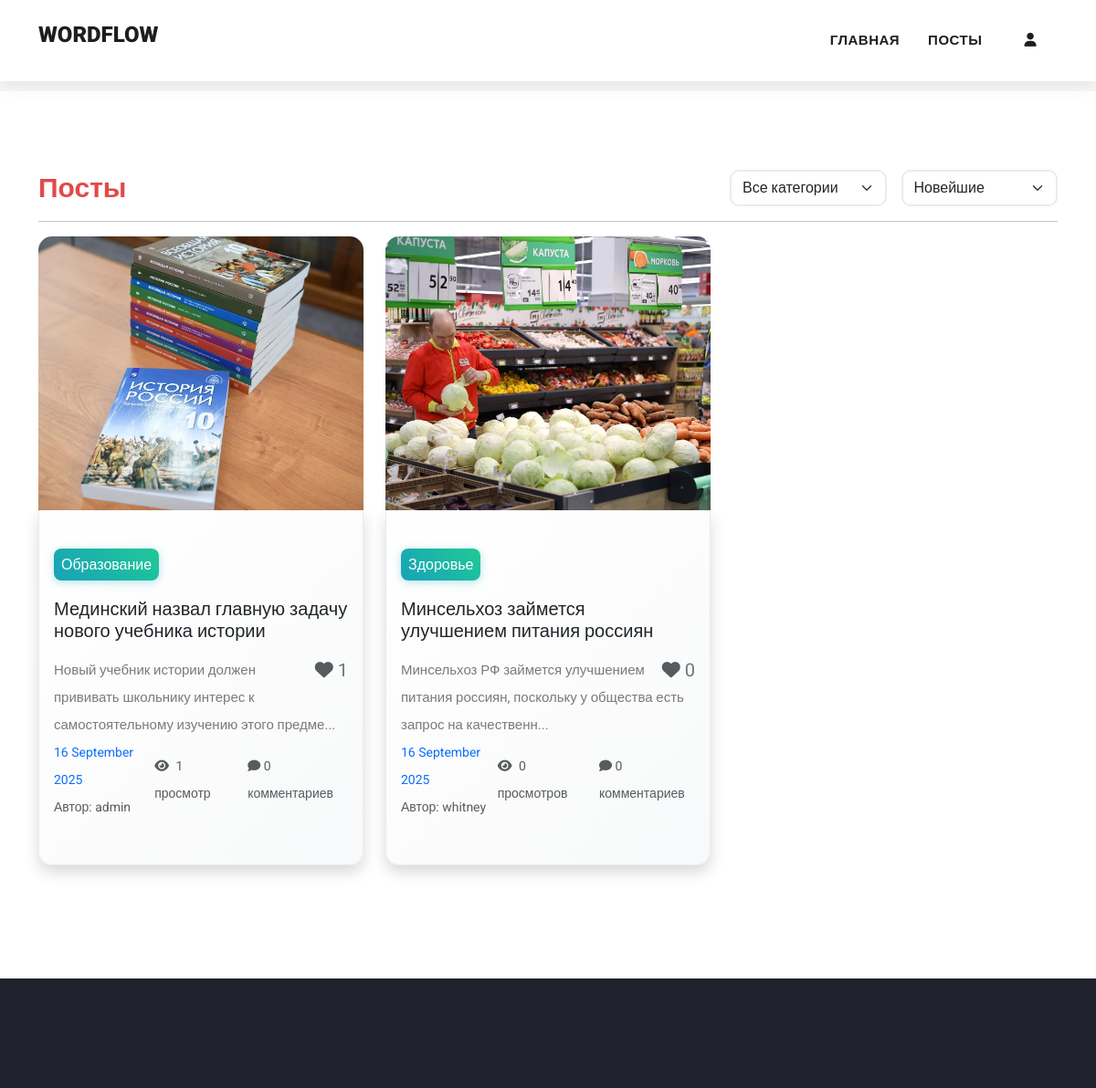
Before: / with the older database file.
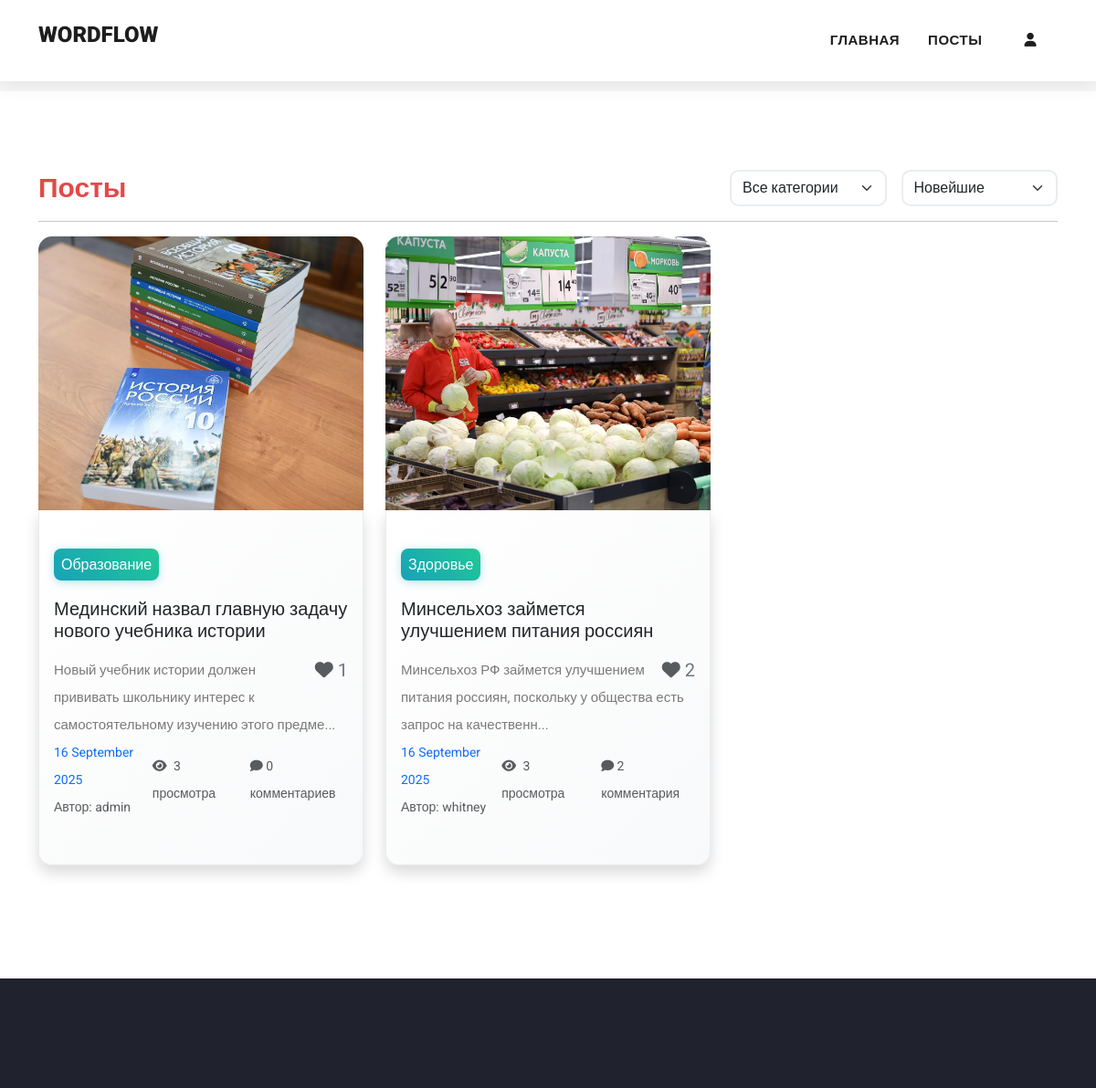
After: the same page with the newer database file.
### wordflow/models.py (models this page shows, shortened)
class Post(models.Model):
    postname = models.CharField(max_length=600)
    category = models.CharField(max_length=600)  # Временно оставляем как CharField
    category_obj = models.ForeignKey(Category, on_delete=models.SET_NULL, null=True, blank=True)  # Новое поле для связи
    image = models.ImageField(upload_to='images/posts', blank=False, null=False)
    content = RichTextField()
    time = models.CharField(default=time, max_length=100, blank=True)
    likes = models.IntegerField(null=True, blank=True, default=0)
    views = models.IntegerField(default=0)  # Общее количество просмотров
    user = models.ForeignKey(User, on_delete=models.CASCADE, related_name='authored_posts')
    editors = models.ManyToManyField(User, through='PostEditor', through_fields=('post', 'user'), related_name='editable_posts', blank=True)
    viewed_by = models.ManyToManyField(User, through='PostView', related_name='viewed_posts')
    liked_by = models.ManyToManyField(User, through='PostLike', related_name='liked_posts')
    def get_category_name(self):
        if self.category_obj:
            return self.category_obj.name
        return self.category or "Без категории"

class Category(models.Model):
    name = models.CharField(max_length=100, unique=True)
    description = models.TextField(blank=True, null=True)
    created_at = models.DateTimeField(auto_now_add=True)
    class Meta:
        verbose_name_plural = "Categories"
        ordering = ['name']

### wordflow/views.py (the view, shortened to what this page needs)
# urls.py: path("",views.index,name="index"),
def index(request):
    from .models import Category, Comment
    from django.db.models import Count
    from django.core.paginator import Paginator
    sort_by = request.GET.get('sort', 'newest')
    category_filter = request.GET.get('category')
    page_number = request.GET.get('page', 1)
    print(f"DEBUG INDEX: All GET parameters: {dict(request.GET)}")
    print(f"DEBUG INDEX: sort_by = '{sort_by}'")
    print(f"DEBUG INDEX: category_filter = '{category_filter}'")
    print(f"DEBUG INDEX: page_number = '{page_number}'")
    user_posts = Post.objects.filter(user_id=request.user.id).order_by("-id") if request.user.is_authenticated else Post.objects.none()
    main_posts = Post.objects.all()
    print(f"DEBUG INDEX: Applying sorting: {sort_by}")
    if sort_by == 'likes':
        main_posts = main_posts.annotate(num_likes=Count('liked_by', distinct=True)).order_by('-num_likes', '-id')
        print(f"DEBUG INDEX: Sorted by likes")
    elif sort_by == 'views':
        main_posts = main_posts.order_by('-views', '-id')
        print(f"DEBUG INDEX: Sorted by views")
    elif sort_by == 'comments':
        main_posts = main_posts.annotate(num_comments=Count('comment', distinct=True)).order_by('-num_comments', '-id')
        print(f"DEBUG INDEX: Sorted by comments - found {main_posts.count()} posts")
    else:  # newest
        main_posts = main_posts.order_by('-id')
        print(f"DEBUG INDEX: Sorted by newest (default)")
    print(f"DEBUG INDEX: Final posts count: {main_posts.count()}")
    paginator = Paginator(main_posts, 12)
    page_obj = paginator.get_page(page_number)
    return render(request, "index.html", {
        'posts': user_posts[:3],
        'top_posts': page_obj,
        'page_obj': page_obj,
        'categories': Category.objects.all(),
        'current_sort': sort_by,
        'current_category': category_filter,
        'user': request.user,
        'media_url': settings.MEDIA_URL
    })

### wordflow/templatetags/post_extras.py (called while the page is built)
@register.filter
def comment_count_text(post):
    count = Comment.objects.filter(post=post).count()
    return pluralize_russian(count, 'комментарий', 'комментария', 'комментариев')

@register.filter
def views_count_text(views):
    return pluralize_russian(views, 'просмотр', 'просмотра', 'просмотров')

def pluralize_russian(count, form1, form2, form5):
    if count % 10 == 1 and count % 100 != 11:
        return f"{count} {form1}"
    elif 2 <= count % 10 <= 4 and (count % 100 < 10 or count % 100 >= 20):
        return f"{count} {form2}"
    else:
        return f"{count} {form5}"

### templates/index.html (shortened to what this page needs)
{% load static %}
{% load post_extras %}
<!DOCTYPE html>
<html lang="en">
<head>
  <link href="https://cdn.jsdelivr.net/npm/bootstrap@5.3.0-alpha3/dist/css/bootstrap.min.css" rel="stylesheet"
>
  <link href="{% static 'vendor/bootstrap/css/bootstrap.min.css' %}" rel="stylesheet">
  <link href="https://cdn.jsdelivr.net/npm/bootstrap@5.3.1/dist/css/bootstrap.min.css" rel="stylesheet"
>
</head>
<link rel="stylesheet" href="{% static 'assets/css/fontawesome.css' %}">
<link rel="stylesheet" href="https://cdnjs.cloudflare.com/ajax/libs/font-awesome/6.4.2/css/all.min.css">
<link rel="stylesheet" href="{% static 'assets/css/templatemo-stand-blog.css' %}">
<link rel="stylesheet" href="{% static 'assets/css/owl.css' %}">
<link rel="stylesheet" href="{% static 'assets/css/styles.css' %}">
</head>
<body>
  {%include 'header.html'%}
  <section class="blog-posts">
    <div class="container">
      <div class="d-flex justify-content-between align-items-center mb-3">
        <h3 class="mb-0" style="color: rgb(227, 73, 73); font-size: 30px; font-weight: bold;">Посты</h3>
        <form method="GET" action="{% url 'index' %}" class="d-flex gap-3" id="filterForm">
          <select class="form-select" name="category" onchange="submitWithScroll()">
            <option value="">Все категории</option>
          </select>
          <select class="form-select" name="sort" onchange="submitWithScroll()">
            <option value="newest" {% if current_sort == "newest" %}selected{% endif %}>Новейшие</option>
          </select>
        </form>
      </div>
      <hr>
      <div class="row">
        <div class="col-lg-12">
          <div class="all-blog-posts">
            <div class="row">
              {% for post in top_posts %}
              <div class="col-lg-4 col-md-6 col-sm-6 col-12 mb-4 blog-post" onclick="window.location.href='{% url 'post' post.id %}'" style="cursor: pointer;">
                <img src="{{media_url}}{{post.image}}" alt="" class="img-fluid" width="100%">
                <div class="px-3 py-5 shadow">
                  <div class="text-decoration-none text-dark mb-3">
                    <span class="text-white bg-info text-center rounded-3 mt-5"
                      style="padding: 8px;">{{post.get_category_name}}</span>
                    <h5 class="mt-4">{{post.postname}}</h5>
                  </div>
                  {% if user.is_authenticated %}
                  <form method="post" action="{% url 'toggle_like' post.id %}" class="like-form" data-post-id="{{post.id}}" onclick="event.stopPropagation();">
                    {% csrf_token %}
                    <button class="float-right small like-btn" type="submit"
                      style="border: none; background: transparent; font-size: 20px;"
                      title="{%if post|is_liked_by:user%}Убрать лайк{%else%}Поставить лайк{%endif%}">
                      <i class="fa fa-heart {% if post|is_liked_by:user %}text-danger{% else %}text-muted{% endif %}"></i>
                      <span class="likes-count">{{post.likes}}</span>
                    </button>
                  </form>
                  {% else %}
                  <div class="float-right small" style="font-size: 20px; color: #6c757d;">
                    <i class="fa fa-heart text-muted"></i>
                    <span>{{post.likes}}</span>
                  </div>
                  {% endif %}
                  <p class="mt-2">{{post.content|safe|slice:"0:100"}}...</p>
                  <div class="d-flex justify-content-between align-items-center">
                    <div>
                      <p class="small text-primary mb-0">{{post.time}} </p>
                      <p class="small text-muted mb-0">Автор: {{ post.user.username }}</p>
                    </div>
                    <div class="d-flex align-items-center gap-3">
                      <p class="small text-muted mb-0"><span class="view-icon"><i class="fas fa-eye"></i><noscript>👁</noscript></span> {{post.views|views_count_text}}</p>
                      <p class="small text-muted mb-0"><i class="fa fa-comment"></i> {{post|comment_count_text}}</p>
                    </div>
                  </div>
                </div>
              </div>
              {% endfor %}
            </div>
          </div>
        </div>
      </div>
    </div>
  </section>
  {% include 'footer.html' %}
</body>
</html>

### templates/header.html (shortened to what this page needs)
<header class="">
  <nav class="navbar navbar-expand-lg bg-white">
    <div class="container">
      <a class="navbar-brand" href="{% url 'index' %}">
        <h2>WordFlow</h2>
      </a>
      <div class="collapse navbar-collapse" id="navbarResponsive">
        <ul class="navbar-nav ml-auto">
          <li>
            <a class="nav-link" href="{% url 'index' %}">Главная
            </a>
          </li>
          <li class="nav-item">
            <a class="nav-link" href="{% url 'blog' %}">Посты</a>
          </li>
          {% if user.is_authenticated %}
          {% load post_extras %}
          {% else %}
          <li class="nav-item">
            <a class="nav-link" href="{% url 'signin' %}"><i class="fa fa-user"></i></a>
          </li>
          {% endif %}
        </ul>
      </div>
    </div>
  </nav>
</header>
<div class="main-banner header-text">
  <div class="container-fluid">
    <div class="owl-banner owl-carousel">
    </div>
  </div>
</div>

### templates/footer.html (shortened to what this page needs)
<footer>
</footer>

### static/assets/css/templatemo-stand-blog.css (style rules this page uses)
body { font-family: 'Roboto', sans-serif; overflow-x: hidden; text-rendering: optimizeLegibility; -webkit-font-smoothing: antialiased; -moz-osx-font-smoothing: grayscale; }
p { margin-bottom: 0px; font-size: 15px; font-weight: 400; color: #7a7a7a; line-height: 30px; }
a { text-decoration: none!important; }
ul { padding: 0; margin: 0; list-style: none; }
h1,h2,h3,h4,h5,h6 { margin: 0px; }
header { position: absolute; z-index: 99999; width: 100%; height: 100px; background-color: #f7f7f7; -webkit-transition: all 0.3s ease-in-out 0s; -moz-transition: all 0.3s ease-in-out 0s; -o-transition: all 0.3s ease-in-out 0s; transition: all 0.3s ease-in-out 0s; }
header .navbar { padding: 25px 0px; }
.navbar .navbar-brand { float: left; margin-top: -12px; outline: none; }
.navbar .navbar-brand h2 { color: #1e1e1e; text-transform: uppercase; font-size: 24px; font-weight: 900; -webkit-transition: all .3s ease 0s; -moz-transition: all .3s ease 0s; -o-transition: all .3s ease 0s; transition: all .3s ease 0s; }
#navbarResponsive { z-index: 999; }
.navbar-collapse { text-align: center; }
.navbar .navbar-nav .nav-item { margin: 0px 15px; }
.navbar .navbar-nav a.nav-link { text-transform: capitalize; font-size: 15px; font-weight: 800; text-transform: uppercase; letter-spacing: 0.5px; color: #1e1e1e; transition: all 0.3s; }
.main-banner .container-fluid { padding: 0px 10px; margin-bottom: -24px; }
.owl-banner { padding-top: 110px; }
.blog-posts { margin-top: 100px; }
.blog-posts .blog-post { margin-bottom: 30px; }
footer { margin-top: 100px; text-align: center; background-color: #20232e; padding: 60px 0px; }

### static/assets/css/styles.css (style rules this page uses)
.blog-posts .blog-post img, .blog-post img { height: 300px; }

### templates/index.html (style rules this page uses)
.view-icon i { margin-right: 4px; color: inherit; }
.blog-post { transition: all 0.3s ease; cursor: pointer; }
.blog-post img { transition: all 0.3s ease; border-radius: 15px 15px 0 0; object-fit: cover; }
.blog-post .shadow { border-radius: 0 0 15px 15px; background: linear-gradient(135deg, #ffffff 0%, #f8f9fa 100%); border: 1px solid #e9ecef; border-top: none; transition: all 0.3s ease; }
body { opacity: 0; animation: fadeIn 0.5s ease-in forwards; }
h3, h5 { transition: color 0.3s ease; }
.blog-post .bg-info { background: linear-gradient(45deg, #17a2b8, #20c997) !important; transition: all 0.3s ease; box-shadow: 0 2px 10px rgba(23, 162, 184, 0.3); }
.form-select { transition: all 0.3s ease; border-radius: 10px; border: 2px solid #e9ecef; }
a { transition: all 0.3s ease; }
.blog-post::before { content: ''; position: absolute; top: 0; left: 0; right: 0; bottom: 0; background: linear-gradient(45deg, transparent, rgba(0, 123, 255, 0.05)); opacity: 0; transition: opacity 0.3s ease; border-radius: 15px; z-index: -1; }
.blog-posts { position: relative; }
.all-blog-posts .row { gap: 20px 0; }

### templates/header.html (style rules this page uses)
.navbar { transition: all 0.3s ease; backdrop-filter: blur(10px); box-shadow: 0 2px 20px rgba(0,0,0,0.1); }
.nav-link { transition: all 0.3s ease; position: relative; overflow: hidden; }
.nav-link::before { content: ''; position: absolute; bottom: 0; left: 50%; width: 0; height: 2px; background: linear-gradient(45deg, #007bff, #20c997); transition: all 0.3s ease; transform: translateX(-50%); }

### templates/footer.html (style rules this page uses)
li { text-decoration: none; text-align: left; }
li a { color: rgb(153, 147, 147); }

Changed rows visible on the page:
changed Post "Мединский назвал главную задачу нового учебника истории": views|views_count_text "1 просмотр" → "3 просмотра"
changed Post "Минсельхоз займется улучшением питания россиян": likes "0" → "2"; views|views_count_text "0 просмотров" → "3 просмотра"; id "0 комментариев" → "2 комментария"
